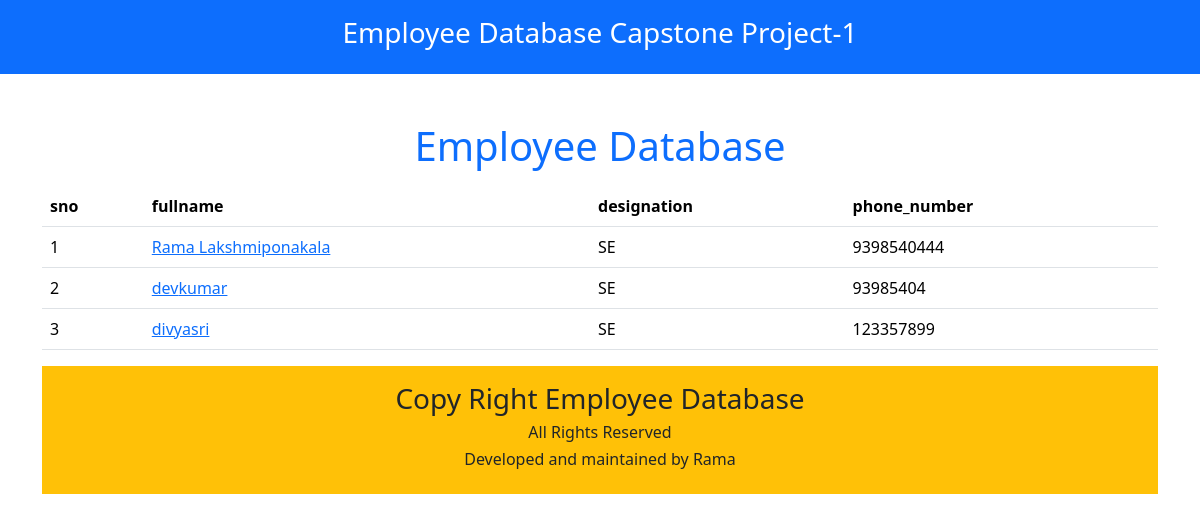
/employee/, run on the app's committed database.
### salary/models.py (models this page shows, shortened)
class Employee(models.Model):
    first_name=models.CharField(max_length=100)
    last_name=models.CharField(max_length=100)
    photo=models.ImageField(upload_to='images')
    designation=models.CharField(max_length=100)
    email_address=models.EmailField(max_length=100,unique=True)
    phone_number=models.CharField(max_length=10,blank=True)

### Employee/views.py (the view)
# urls.py: 2. Add a URL to urlpatterns:  path('', views.home, name='home')
def home(request):
    employees=Employee.objects.all()
    context={
        'employees':employees,
    }
    return render(request,'home.html',context)

### templates/home.html (shortened to what this page needs)
<!DOCTYPE html>
<html lang="en">
<head>
    <link href="https://cdn.jsdelivr.net/npm/bootstrap@5.3.3/dist/css/bootstrap.min.css" rel="stylesheet">
</head>
<body>
  <header class="text-center bg-primary p-3 text-white">
    <h3>Employee Database Capstone Project-1</h3>
  </header>
  <div class="container mt-5">
    <h1 class="text-center text-primary">Employee Database</h1>
    <table class="table table-hover mt-3">
      <thead>
        <tr>
          <th>sno</th>
          <th>fullname</th>
          <th>designation</th>
          <th>phone_number</th>
        </tr>
      </thead>
      <tbody>
        {% for x in employees %}
        <tr>
          <td>{{forloop.counter}}</td>
          <td><a href="{% url 'employee_detail' x.id %}"> {{x.first_name}}{{x.last_name}} </td></a>
          <td>{{x.designation}}</td>
          <td>{{x.phone_number}}</td>
          {% endfor %}
        </tr>
      </tbody>
    </table>
    <footer class="text-center bg-warning p-3">
      <h3>Copy Right Employee Database</h3>
      <h6>All Rights Reserved</h6>
      <h6>Developed and maintained by Rama</h6>
    </footer>
  </div>
  </body>
</html>

### data on the page
Employee: first_name "Rama Lakshmi", last_name "ponakala", designation "SE", phone_number "9398540444"
Employee: first_name "dev", last_name "kumar", designation "SE", phone_number "93985404"
Employee: first_name "divya", last_name "sri", designation "SE", phone_number "123357899"
